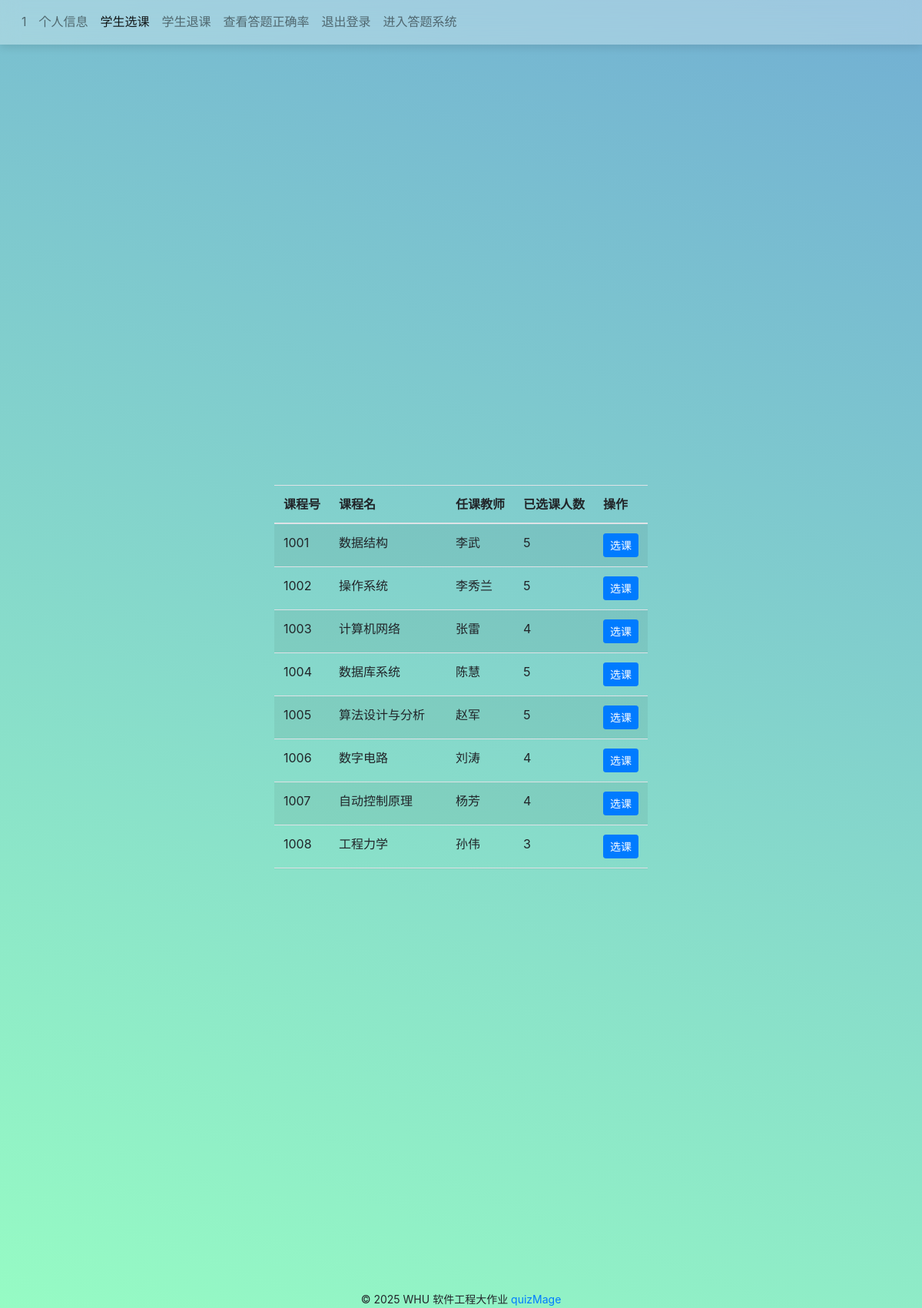
/student/1/course_select, run on the app's committed database.
### tables this page shows
CREATE TABLE "course" (
  "cno" INTEGER NOT NULL,
  "cname" TEXT,
  "tno" INTEGER
);

CREATE TABLE "teacher" (
  "tno" INTEGER NOT NULL,
  "name" TEXT,
  "password" TEXT NOT NULL,
  "gender" char(2),
  "college" TEXT
);

### views/student_views.py (the view, shortened to what this page needs)
@student_bp.route('/<int:sno>/course_select', methods=['GET', 'POST'])
def student_course_select(sno):
    form = SelectForm()
    result_course, _ = get_sql("SELECT * FROM course")
    messages = []
    for i in result_course:
        result_teacher, _ = get_sql("SELECT name FROM teacher WHERE tno='%s'" % i[2])
        tname = result_teacher[0][0] if result_teacher else "未知"
        result_count, _ = get_sql("SELECT COUNT(*) FROM student_course WHERE cno='%s'" % i[0])
        count = result_count[0][0] if result_count else 0
        message = {'cno': i[0], 'name': i[1], 'tname': tname, 'count': count}
        messages.append(message)
    titles = [('cno', '课程号'), ('name', '课程名'), ('tname', '任课教师'), ('count', '已选课人数')]
    return render_template('student_course_select.html', sno=sno, messages=messages, titles=titles, form=form)

### db_sqlite.py (called while the page is built)
def open_db():
    database = "merged_database.db"
    conn = sqlite3.connect(database)
    return conn

def get_sql(sql, conn=None):
    close_conn = False
    if conn is None:
        conn = open_db()
        close_conn = True
    cur = conn.cursor()
    cur.execute(sql)
    fields = [field[0] for field in cur.description]
    result = cur.fetchall()
    cur.close()
    if close_conn:
        close_db(conn)
    return result, fields

### templates/student_course_select.html (shortened to what this page needs)
{% extends 'student.html' %}
{% from 'bootstrap/form.html' import render_form %}
{% block content %}
<div class="container">
    <div class="row">
            <div class="table-responsive" style="max-height: 500px; overflow-y: auto;">
                <table class="table table-striped">
                    <thead>
                        <tr>
                            <th>课程号</th>
                            <th>课程名</th>
                            <th>任课教师</th>
                            <th>已选课人数</th>
                            <th>操作</th>
                        </tr>
                    </thead>
                    <tbody>
                        {% for row in messages %}
                        <tr>
                            <td>{{ row['cno'] }}</td>
                            <td>{{ row['name'] }}</td>
                            <td>{{ row['tname'] }}</td>
                            <td>{{ row['count'] }}</td>
                            <td>
                                <form method="POST" action="{{ url_for('student_bp.student_course_select', sno=sno) }}">
                                    <button type="submit" class="btn btn-primary   btn-sm">选课</button>
                                </form>
                            </td>
                        </tr>
                        {% endfor %}
                    </tbody>
                </table>
            </div>
    </div>
</div>
{% endblock %}

### templates/student.html (shortened to what this page needs)
{% extends 'base.html' %}
{% from 'bootstrap/form.html' import render_form %}
{% from 'bootstrap/nav.html' import render_nav_item %}
{% from 'bootstrap/utils.html' import render_messages %}
{% block head %}
    {{ render_nav_item('student_bp.profile', sno ,sno=sno) }}
    {{ render_nav_item('student_bp.student_account', '个人信息', sno=sno) }}
    {{ render_nav_item('student_bp.student_course_select', '学生选课', sno=sno) }}
    {{ render_nav_item('student_bp.student_course_delete', '学生退课', sno=sno) }}
    {{ render_nav_item('student_bp.student_accuracy', '查看答题正确率', sno=sno) }}
    {{ render_nav_item('login_bp.index', '退出登录') }}
    <li class="nav-item">
        <a class="nav-link" href="http://localhost:3000/?sno={{ sno }}" target="_blank">
            进入答题系统
        </a>
    </li>
{% endblock %}

### templates/base.html (shortened to what this page needs)
{% from 'bootstrap/utils.html' import render_messages %}
<!DOCTYPE html>
<html lang="en">
<head>
    {{ bootstrap.load_css() }}
    <link rel="stylesheet" href="{{ url_for('static', filename='css/style.css') }}">
</head>
<body>
    <nav class="navbar navbar-expand-lg navbar-light bg-transparent mb-4">
        <div class="collapse navbar-collapse" id="navbarSupportedContent">
            <ul class="navbar-nav mr-auto">
                {% block head %}{% endblock %}
            </ul>
        </div>
    </nav>
    <main class="container">
        {% block content %}{% endblock %}
    </main>
    <footer class="text-center">
        {% block footer %}
            <small> &copy; 2025 WHU 软件工程大作业 <a href="http://127.0.0.1:5000/" title="quizMage">quizMage</a>
            </small>
        {% endblock %}
    </footer>
</body>
</html>

### static/css/style.css (style rules this page uses)
body { background: linear-gradient(200deg,#72afd3,#96fbc4); }
.container { display: flex; justify-content: center; align-items: center; height: 100vh; }
.navbar { background: linear-gradient(to bottom, rgba(255, 255, 255, 0.6), rgba(255, 255, 255, 0)) !important; transition: all 0.4s ease-in-out !important; padding: 10px 20px; box-shadow: none; }

### data on the page
course: cno "1001", name "数据结构"
teacher: tname "李武"
course: cno "1002", name "操作系统"
teacher: tname "李秀兰"
course: cno "1003", name "计算机网络"
teacher: tname "张雷"
course: cno "1004", name "数据库系统"
teacher: tname "陈慧"
course: cno "1005", name "算法设计与分析"
teacher: tname "赵军"
course: cno "1006", name "数字电路"
teacher: tname "刘涛"
course: cno "1007", name "自动控制原理"
teacher: tname "杨芳"
course: cno "1008", name "工程力学"
teacher: tname "孙伟"

### other printed values
{{ render_nav_item('student_bp.profile', sno ,sno=sno) }} "1"
{{ render_nav_item('student_bp.student_account', '个人信息', sno=sno) }} "个人信息"
{{ render_nav_item('student_bp.student_course_select', '学生选课', sno=sno) }} "学生选课"
{{ render_nav_item('student_bp.student_course_delete', '学生退课', sno=sno) }} "学生退课"
{{ render_nav_item('student_bp.student_accuracy', '查看答题正确率', sno=sno) }} "查看答题正确率"
{{ render_nav_item('login_bp.index', '退出登录') }} "退出登录"
{{ row['count'] }} "5" "5" "4" "5" "5" "4" "4" "3"
